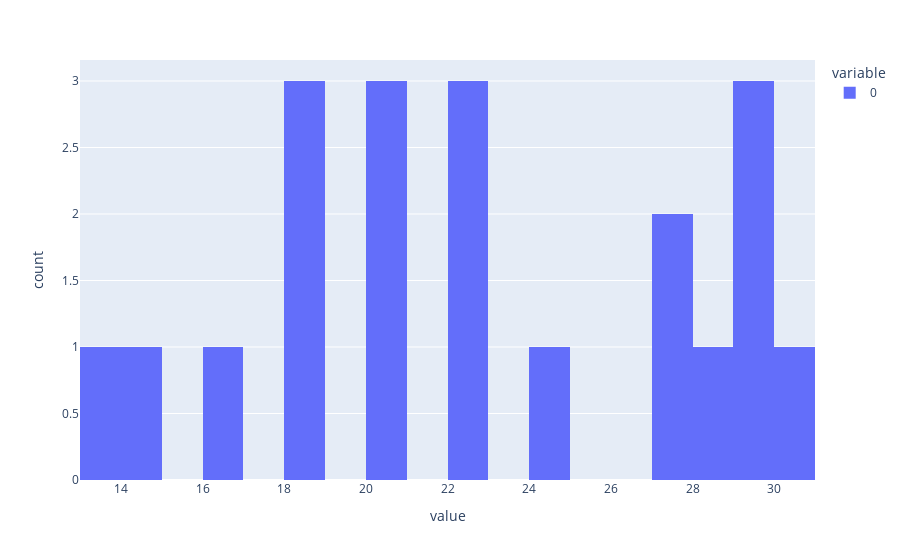
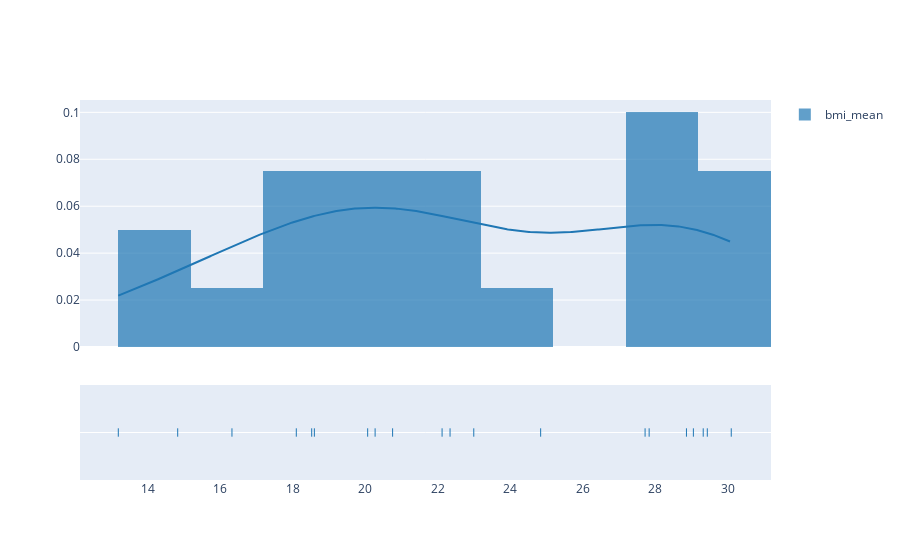

Notebook code cell kept with these figures, in order:
### Markdown cell above
# 4. Run Statistics Library

### Code cell
from smart_broker_api import statistics_api
from smart_broker_api import visualization_api
import plotly.graph_objects as go

type_distribution="normalunit"
type_ranking="cdf"
alternative = "two-sided"
print(statistics_api.count(session,  series_1_id))
print(statistics_api.mean(session,  series_1_id))
print(statistics_api.chisquare(session,  series_1_id, series_2_id))
print(statistics_api.kolmogorovSmirnovTest(session,  series_1_id, type_distribution, type_ranking))
print(statistics_api.kurtosis(session,  series_1_id))
print(statistics_api.levene_test(session,  series_1_id, series_2_id))
print(statistics_api.mann_whitney_u_test(session,  series_1_id, series_2_id, alternative, type_ranking))
print(statistics_api.min_max(session,  series_1_id))
print(statistics_api.paired_t_test(session,  series_1_id, series_2_id, alternative))
print(statistics_api.pearson(session,  series_1_id, series_2_id, alternative))
print(statistics_api.skewness(session,  series_1_id))
print(statistics_api.spearman(session,  series_1_id, series_2_id, alternative, type_ranking))
print(statistics_api.student_t_test(session,  series_1_id, series_2_id, alternative))
print(statistics_api.variance(session,  series_1_id))
print(statistics_api.welch_t_test(session,  series_1_id, series_2_id, alternative))
print(statistics_api.wilcoxon_signed_rank_test(session,  series_1_id, series_2_id, alternative, type_ranking))
print(statistics_api.wilcoxon_signed_rank_test(session,  series_1_id, series_2_id, alternative, type_ranking))



dict_of_fig = visualization_api.histogram(session, series_1_id, 20)
fig = go.Figure(dict_of_fig["figure"])
fig.show()


dict_of_fig = visualization_api.kernel_density_estimation(session, series_1_id, 2)
fig = go.Figure(dict_of_fig["figure"])
fig.show()

### Figure 1 — Plotly figure (JSON) as saved in the notebook; plotly's stock layout.template omitted (floating-point values rounded to 4 significant figures)
{"data": [{"alignmentgroup": "True", "bingroup": "x", "hovertemplate": "variable=0<br>value=%{x}<br>count=%{y}<extra></extra>", "legendgroup": "0", "marker": {"color": "#636efa", "pattern": {"shape": ""}}, "name": "0", "nbinsx": 20, "offsetgroup": "0", "orientation": "v", "showlegend": true, "type": "histogram", "x": [30.1, 29.44, 16.33, 20.07, 24.84, 27.83, 13.19, 18.53, 22.12, 27.72, 18.6, 29.05, 29.32, 14.83, 20.76, 23.0, 22.34, 28.86, 18.1, 20.27], "xaxis": "x", "yaxis": "y"}], "layout": {"barmode": "relative", "legend": {"title": {"text": "variable"}, "tracegroupgap": 0}, "margin": {"t": 60}, "xaxis": {"anchor": "y", "domain": [0, 1], "title": {"text": "value"}}, "yaxis": {"anchor": "x", "domain": [0, 1], "title": {"text": "count"}}}}

### Figure 2 — Plotly figure (JSON) as saved in the notebook; plotly's stock layout.template omitted (floating-point values rounded to 4 significant figures; data arrays with more than 128 entries replaced by an {"elided": "..."} marker saying what was removed)
{"data": [{"autobinx": false, "histnorm": "probability density", "legendgroup": "bmi_mean", "marker": {"color": "rgb(31, 119, 180)"}, "name": "bmi_mean", "opacity": 0.7, "type": "histogram", "x": [30.1, 29.44, 16.33, 20.07, 24.84, 27.83, 13.19, 18.53, 22.12, 27.72, 18.6, 29.05, 29.32, 14.83, 20.76, 23.0, 22.34, 28.86, 18.1, 20.27], "xaxis": "x", "xbins": {"end": 30.1, "size": 2, "start": 13.19}, "yaxis": "y"}, {"legendgroup": "bmi_mean", "marker": {"color": "rgb(31, 119, 180)"}, "mode": "lines", "name": "bmi_mean", "showlegend": false, "type": "scatter", "x": {"elided": "500 float values"}, "xaxis": "x", "y": {"elided": "500 float values"}, "yaxis": "y"}, {"legendgroup": "bmi_mean", "marker": {"color": "rgb(31, 119, 180)", "symbol": "line-ns-open"}, "mode": "markers", "name": "bmi_mean", "showlegend": false, "type": "scatter", "x": [30.1, 29.44, 16.33, 20.07, 24.84, 27.83, 13.19, 18.53, 22.12, 27.72, 18.6, 29.05, 29.32, 14.83, 20.76, 23.0, 22.34, 28.86, 18.1, 20.27], "xaxis": "x", "y": ["bmi_mean", "bmi_mean", "bmi_mean", "bmi_mean", "bmi_mean", "bmi_mean", "bmi_mean", "bmi_mean", "bmi_mean", "bmi_mean", "bmi_mean", "bmi_mean", "bmi_mean", "bmi_mean", "bmi_mean", "bmi_mean", "bmi_mean", "bmi_mean", "bmi_mean", "bmi_mean"], "yaxis": "y2"}], "layout": {"barmode": "overlay", "hovermode": "closest", "legend": {"traceorder": "reversed"}, "xaxis": {"anchor": "y2", "domain": [0, 1], "zeroline": false}, "yaxis": {"anchor": "free", "domain": [0.35, 1], "position": 0}, "yaxis2": {"anchor": "x", "domain": [0, 0.25], "dtick": 1, "showticklabels": false}}}
